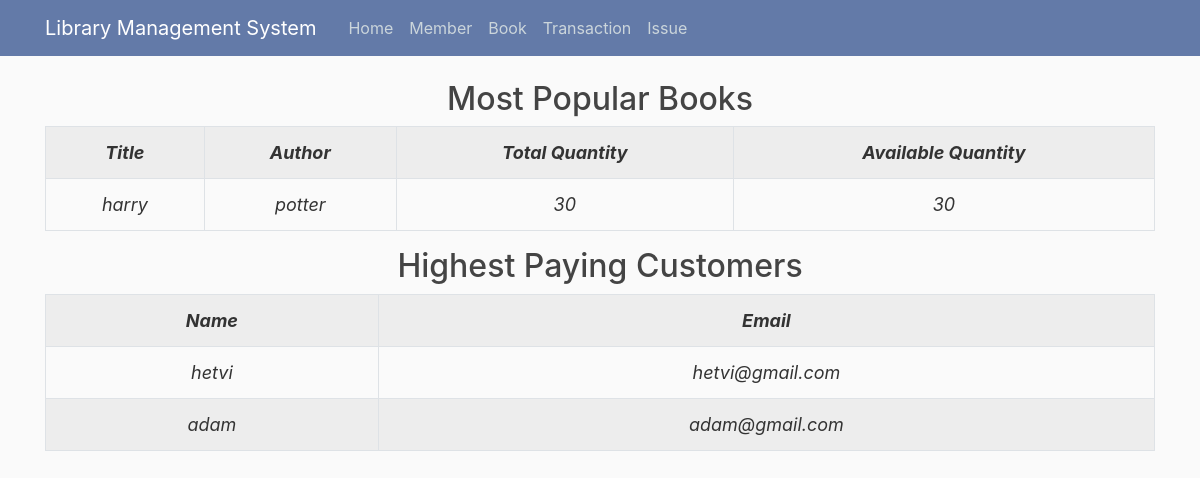
Page /home on the earlier database version.
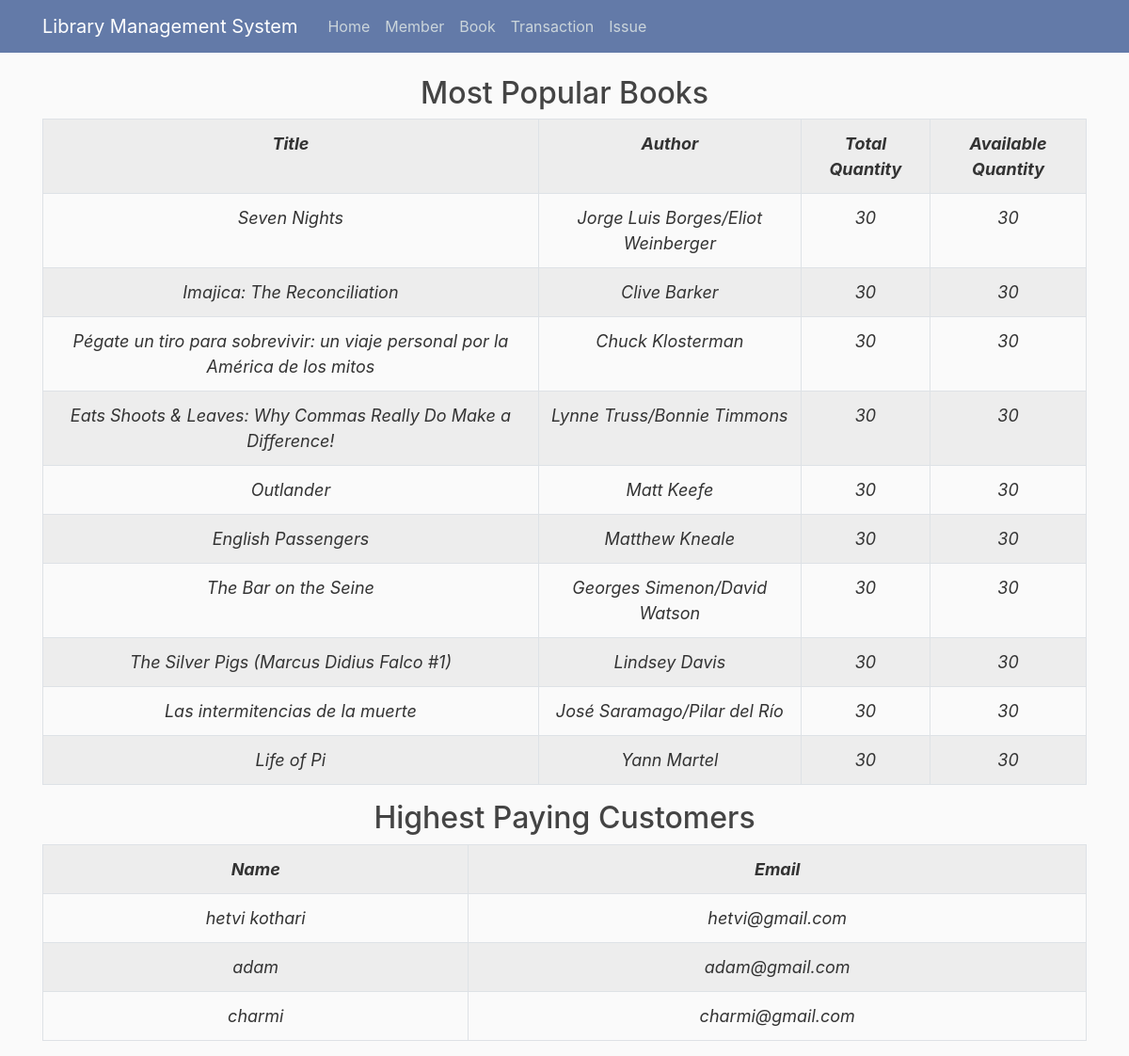
Same page on the later database version.
### library/models.py (models this page shows, shortened)
class Book(db.Model):
    id = db.Column(db.Integer, primary_key=True)
    title = db.Column(db.String, nullable=False)
    authors = db.Column(db.String, nullable=False)
    average_rating = db.Column(db.Float, nullable=False)
    isbn = db.Column(db.Integer, nullable=False)
    isbn13 = db.Column(db.Integer, nullable=False)
    language_code = db.Column(db.String(300), nullable=False)
    num_pages = db.Column(db.Integer, nullable=False)
    ratings_count = db.Column(db.Integer, nullable=False)
    text_reviews_count = db.Column(db.Integer, nullable=False)
    publication_date = db.Column(db.Date, nullable=False)
    publisher = db.Column(db.String, nullable=False)
    total_quantity = db.Column(db.Integer, default=30)
    available_quantity = db.Column(db.Integer, default=30, nullable=True)
    total_issue = db.Column(db.Integer, default=10, nullable=True)
    transaction = db.relationship('Transaction', backref='book', lazy=True, passive_deletes=True)

class Member(db.Model):
    id = db.Column(db.Integer, primary_key=True)
    name = db.Column(db.String, nullable=False)
    email = db.Column(db.String, unique=True, nullable=False)
    debt = db.Column(db.Integer, default=0)
    total_fees = db.Column(db.Integer, default=0)
    transaction = db.relationship('Transaction', backref="member", lazy=True, passive_deletes=True)

### library/routes.py (the view)
@app.route("/")
@app.route("/home")
def home():
    members = Member.query.order_by(Member.total_fees).all()
    members = members[:10]
    books = Book.query.order_by(Book.total_issue).all()
    books = books[:10]
    return render_template('home.html',members=members, books=books)

### library/templates/home.html
{% extends "layout.html" %}
{% block content %}
<h2>Most Popular Books</h2>
<table class="table table-striped table-bordered table-responsive-lg">
    <tr>
        <th>Title</th>
        <th>Author</th>
        <th>Total Quantity</th>
        <th>Available Quantity</th>
    </tr>
    {% for book in books %}
    <tr>
        <td>{{ book.title }}</td>
        <td>{{ book.authors }}</td>
        <td>{{ book.total_quantity }}</td>
        <td>{{ book.available_quantity }}</td>
    </tr>
    {% endfor %}
</table>
<h2>Highest Paying Customers</h2>
<table class="table table-striped table-bordered table-responsive-lg">
    <tr>
        <th>Name</th>
        <th>Email</th>
    </tr>
    {% for member in members %}
    <tr>
        <td>{{ member.name }}</td>
        <td>{{ member.email }}</td>
    </tr>
    {% endfor %}
</table>
{% endblock %}

### library/templates/layout.html (shortened to what this page needs)
<!DOCTYPE html>
<html>
<head>
    <link rel="stylesheet" href="https://maxcdn.bootstrapcdn.com/bootstrap/4.0.0/css/bootstrap.min.css"
>
    <link rel="stylesheet" type="text/css" href="{{ url_for('static', filename='main.css') }}">
</head>
<body>
    <header class="site-header">
        <nav class="navbar navbar-expand-md navbar-dark bg-steel fixed-top">
            <div class="container">
                <a class="navbar-brand mr-4" href="{{ url_for('home')}}">Library Management System</a>
                <div class="collapse navbar-collapse" id="navbarToggle">
                    <div class="navbar-nav mr-auto">
                        <a class="nav-item nav-link" href="{{ url_for('home') }}">Home</a>
                        <a class="nav-item nav-link" href="{{ url_for('view_member')}}">Member</a>
                        <a class="nav-item nav-link" href="{{ url_for('view_book')}}">Book</a>
                        <a class="nav-item nav-link" href="{{ url_for('view_transaction')}}">Transaction</a>
                        <a class="nav-item nav-link" href="{{ url_for('add_transaction')}}">Issue</a>
                    </div>
                </div>
            </div>
        </nav>
    </header>
    <main role="main" class="container">
        <div class="row">
            <div class="col-md-12">
                {% block content %}{% endblock %}
            </div>
        </div>
    </main>
</body>
</html>

### library/static/main.css (style rules this page uses)
body { background: #fafafa; color: #333333; margin-top: 5rem; overflow: scroll; }
h1, h2, h3, h4, h5, h6 { color: #444444; text-align: center; }
.bg-steel { background-color: #637aa8; }
.site-header .navbar-nav .nav-link { color: #cbd5db; }
table, th, td { border: 51px solid black; border-collapse: collapse; text-align: center; font-weight: 400; font-size: large; font-style: italic; font-family: -apple-system, BlinkMacSystemFont, 'Segoe UI', Roboto, Oxygen, Ubuntu, Cantarell, 'Open Sans', 'Helvetica Neue', sans-serif; }
th { font-weight: bold; }

Differences in the rows shown:
no longer on this page (row edited): Book: title "harry", authors "potter", total_quantity "30", available_quantity "30"
added Book: title "Seven Nights", authors "Jorge Luis Borges/Eliot Weinberger", total_quantity "30", available_quantity "30"
added Book: title "Imajica: The Reconciliation", authors "Clive Barker", total_quantity "30", available_quantity "30"
added Book: title "Pégate un tiro para sobrevivir: un viaje personal por la América de los mitos", authors "Chuck Klosterman", total_quantity "30", available_quantity "30"
added Book: title "Eats Shoots & Leaves: Why Commas Really Do Make a Difference!", authors "Lynne Truss/Bonnie Timmons", total_quantity "30", available_quantity "30"
added Book: title "Outlander", authors "Matt Keefe", total_quantity "30", available_quantity "30"
added Book: title "English Passengers", authors "Matthew Kneale", total_quantity "30", available_quantity "30"
added Book: title "The Bar on the Seine", authors "Georges Simenon/David Watson", total_quantity "30", available_quantity "30"
added Book: title "The Silver Pigs (Marcus Didius Falco #1)", authors "Lindsey Davis", total_quantity "30", available_quantity "30"
added Book: title "Las intermitencias de la muerte", authors "José Saramago/Pilar del Río", total_quantity "30", available_quantity "30"
added Book: title "Life of Pi", authors "Yann Martel", total_quantity "30", available_quantity "30"
changed Member "hetvi@gmail.com": name "hetvi" → "hetvi kothari"
added Member: name "charmi", email "charmi@gmail.com"
